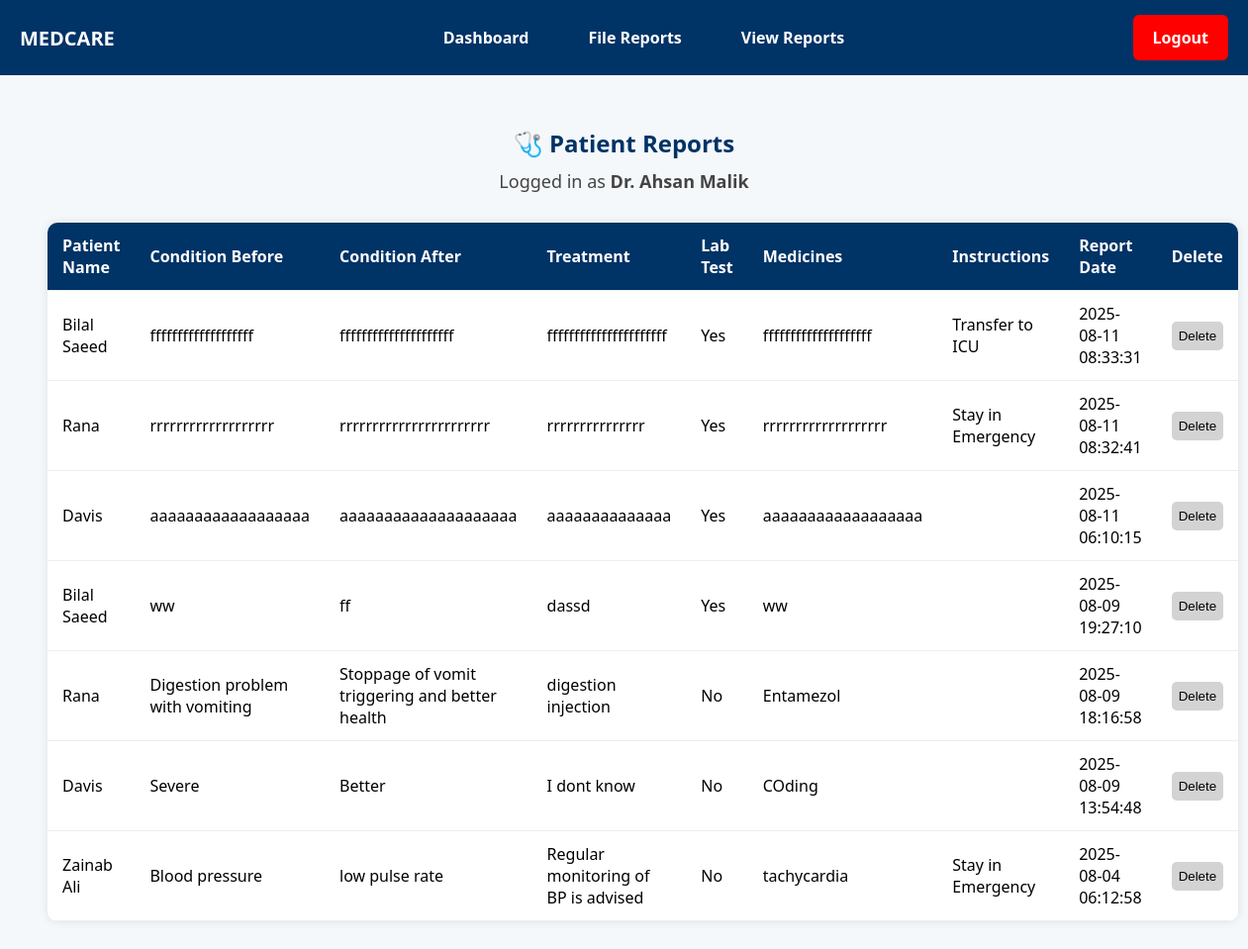
Screenshot of /view_reports.php (signed in) with the database file from the repository.
### tables this page shows
CREATE TABLE `doctor` (
  `doc_id` int(11) NOT NULL,
  `name` varchar(30) NOT NULL,
  `username` varchar(30) NOT NULL,
  `password` varchar(15) NOT NULL,
  `gender` varchar(1) NOT NULL,
  `specialization` varchar(100) NOT NULL,
  `email` varchar(100) NOT NULL
);

CREATE TABLE `patient_report` (
  `rep_id` int(11) NOT NULL,
  `cnd_before` varchar(50) DEFAULT NULL,
  `cnd_after` varchar(50) DEFAULT NULL,
  `pat_id` int(11) DEFAULT NULL,
  `doc_id` int(11) DEFAULT NULL,
  `instructions` varchar(100) DEFAULT NULL,
  `lab_test` tinyint(1) DEFAULT 0,
  `medicine_given` varchar(150) DEFAULT NULL,
  `treatment_given` varchar(150) DEFAULT NULL,
  `report_date` timestamp NOT NULL DEFAULT current_timestamp()
);

CREATE TABLE `patient` (
  `pat_id` int(11) NOT NULL,
  `Name` varchar(30) NOT NULL,
  `Age` int(11) NOT NULL,
  `Gender` varchar(1) NOT NULL,
  `Medical_Condition` text DEFAULT NULL,
  `SSN` int(11) NOT NULL,
  `Srs_Level` varchar(50) NOT NULL,
  `Police_Case` tinyint(1) DEFAULT 0
);

### view_reports.php (the view, shortened to what this page needs)
<?php
include("connection.php");
$doc_id = $_SESSION['doc_id'];
$docQuery = "SELECT Name FROM Doctor WHERE doc_id = '$doc_id'";
$docResult = mysqli_query($conn, $docQuery);
$doctorName = "Doctor";
if ($docResult && mysqli_num_rows($docResult) == 1) {
    $docRow = mysqli_fetch_assoc($docResult);
    $doctorName = $docRow['Name'];
}
$sql = "SELECT pr.*, p.Name AS patient_name
        FROM patient_report pr
        JOIN Patient p ON pr.pat_id = p.pat_id
        WHERE pr.doc_id = '$doc_id'
        ORDER BY pr.report_date DESC";
$result = mysqli_query($conn, $sql);
?>
<!DOCTYPE html>
<html>
<head>
</head>
<body>
    <div class="navbar">
    <div class="logo">
        <span>MEDCARE</span>
    </div>
    <div class="menu">
        <a href="doc_dashboard.php">Dashboard</a>
        <a href="filePatientReport.php">File Reports</a>
        <a href="view_reports.php">View Reports</a>
    </div>
    <a href="logout.php" class="logout">Logout</a>
</div>
<h2 style="margin-top: 80px;">🩺 Patient Reports</h2>
<div class="subheading">Logged in as <strong><?php echo htmlspecialchars($doctorName); ?></strong></div>
<table>
    <tr>
        <th>Patient Name</th>
        <th>Condition Before</th>
        <th>Condition After</th>
        <th>Treatment</th>
        <th>Lab Test</th>
        <th>Medicines</th>
        <th>Instructions</th>
        <th>Report Date</th>
        <th>Delete</th>
    </tr>
    <?php
    if (mysqli_num_rows($result) > 0) {
        while ($row = mysqli_fetch_assoc($result)) {
            echo "<tr>
                    <td>{$row['patient_name']}</td>
                    <td>{$row['cnd_before']}</td>
                    <td>{$row['cnd_after']}</td>
                    <td>{$row['treatment_given']}</td>
                    <td>" . ($row['lab_test'] ? 'Yes' : 'No') . "</td>
                    <td>{$row['medicine_given']}</td>
                    <td>{$row['instructions']}</td>
                    <td>{$row['report_date']}</td>
                    <td>
                      <a href='?delete_id={$row['rep_id']}' onclick=\"return confirm('Are you sure you want to delete this report?');\">
                        <button>Delete</button>
                      </a>
                    </td>
                  </tr>";
        }
    } else {
        echo "<tr><td colspan='8' style='text-align:center;'>No reports found.</td></tr>";
    }
    ?>
</table>
</body>
</html>

### view_reports.php (style rules this page uses)
body { font-family: 'Segoe UI', sans-serif; background-color: #f4f8fb; padding: 40px; }
h2 { text-align: center; color: #003366; margin-bottom: 10px; }
.subheading { text-align: center; font-size: 18px; color: #444; margin-bottom: 30px; }
table { width: 100%; border-collapse: collapse; background-color: white; box-shadow: 0 0 10px rgba(0,0,0,0.1); border-radius: 10px; overflow: hidden; }
th, td { padding: 12px 15px; text-align: left; border-bottom: 1px solid #eee; }
th { background-color: #003366; color: white; }
td button { padding: 7px; background-color: lightgrey; color: black; transition: 0.3s ease; border: none; border-radius: 5px; }
.navbar { background-color: #003366; padding: 15px 20px; display: flex; justify-content: center; align-items: center; position: fixed; top: 0; left: 0; right: 0; z-index: 10; width: 100%; }
.navbar .logo { position: absolute; left: 20px; font-size: 20px; font-weight: bold; color: white; }
.navbar .menu { display: flex; gap: 20px; justify-content: center; width: 100%; text-align: center; }
.navbar .menu a { color: white; text-decoration: none; padding: 12px 20px; font-size: 16px; font-weight: bold; border-radius: 6px; transition: all 0.3s ease; position: relative; }
.navbar .menu a::after { content: ''; position: absolute; width: 0%; height: 3px; bottom: 0; left: 50%; background: white; border-radius: 2px; transition: all 0.4s ease-in-out; transform: translateX(-50%); }
.navbar .logout { position: absolute; right: 60px; color: white; font-weight: bold; padding: 12px 20px; border-radius: 6px; transition: background-color 0.3s ease; font-size: 16px; text-decoration: none; background-color: red; }
.navbar .logout::after { content: ''; position: absolute; width: 0%; height: 3px; bottom: 0; left: 50%; background: white; border-radius: 2px; transition: all 0.4s ease-in-out; transform: translateX(-50%); }

### rows the page displays
doctor: name "Dr. Ahsan Malik"
patient_report: pat.Name "Bilal Saeed", cnd_before "fffffffffffffffffff", cnd_after "fffffffffffffffffffff", treatment_given "ffffffffffffffffffffff", lab_test "Yes", medicine_given "ffffffffffffffffffff", instructions "Transfer to ICU", report_date "2025-08-11 08:33:31"
patient_report: pat.Name "Rana", cnd_before "rrrrrrrrrrrrrrrrrrr", cnd_after "rrrrrrrrrrrrrrrrrrrrrrr", treatment_given "rrrrrrrrrrrrrrr", lab_test "Yes", medicine_given "rrrrrrrrrrrrrrrrrrr", instructions "Stay in Emergency", report_date "2025-08-11 08:32:41"
patient_report: pat.Name "Davis", cnd_before "aaaaaaaaaaaaaaaaaa", cnd_after "aaaaaaaaaaaaaaaaaaaa", treatment_given "aaaaaaaaaaaaaa", lab_test "Yes", medicine_given "aaaaaaaaaaaaaaaaaa", report_date "2025-08-11 06:10:15"
patient_report: pat.Name "Bilal Saeed", cnd_before "ww", cnd_after "ff", treatment_given "dassd", lab_test "Yes", medicine_given "ww", report_date "2025-08-09 19:27:10"
patient_report: pat.Name "Rana", cnd_before "Digestion problem with vomiting", cnd_after "Stoppage of vomit triggering and better health", treatment_given "digestion injection", lab_test "No", medicine_given "Entamezol", report_date "2025-08-09 18:16:58"
patient_report: pat.Name "Davis", cnd_before "Severe", cnd_after "Better", treatment_given "I dont know", lab_test "No", medicine_given "COding", report_date "2025-08-09 13:54:48"
patient_report: pat.Name "Zainab Ali", cnd_before "Blood pressure", cnd_after "low pulse rate", treatment_given "Regular monitoring of BP is advised", lab_test "No", medicine_given "tachycardia", instructions "Stay in Emergency", report_date "2025-08-04 06:12:58"
